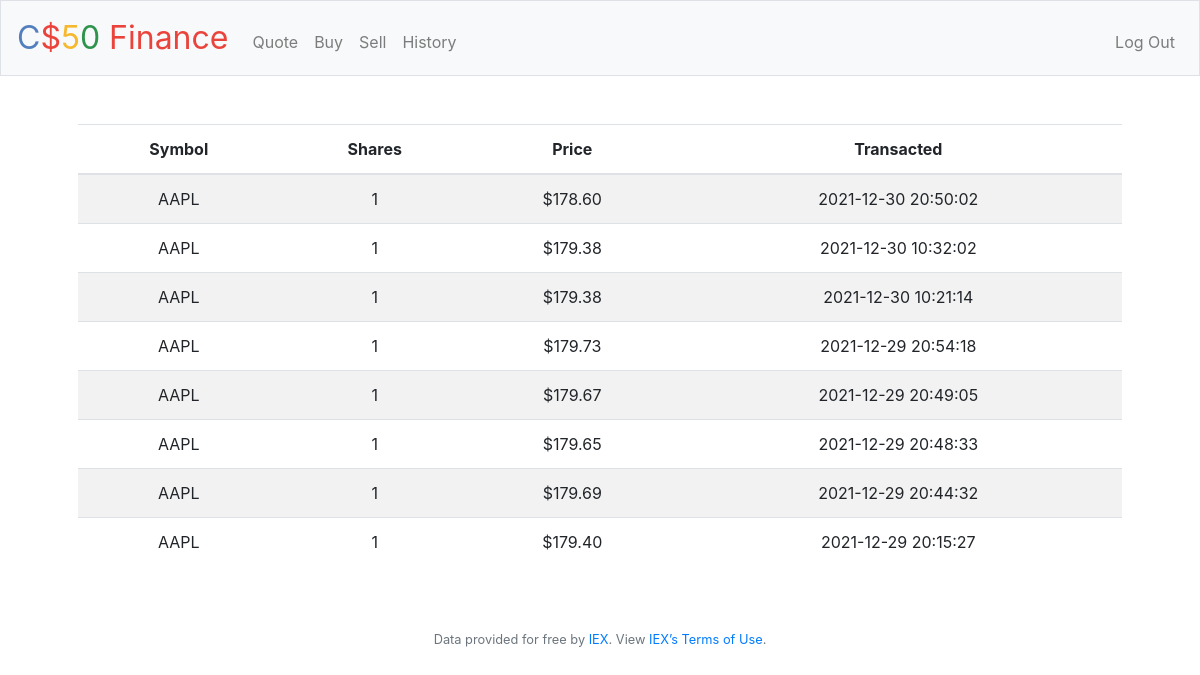
Screenshot of /history (signed in) with the database file from the repository.
### tables this page shows
CREATE TABLE purchase (
userId INT,
timestamp DATETIME,
symbol TEXT,
company TEXT,
shares INT,
cost DECIMAL);

### application.py (the view)
@app.route("/history")
@login_required
def history():
    user_id = session["user_id"]
    history = db.execute("SELECT timestamp, symbol, shares, cost FROM purchase UNION SELECT timestamp, symbol, shares, profit as cost FROM sales WHERE userId=? ORDER BY timestamp DESC;", user_id)
    return render_template("/history.html", history=history)

### application.py (called while the page is built)
@app.after_request
def after_request(response):
    response.headers["Cache-Control"] = "no-cache, no-store, must-revalidate"
    response.headers["Expires"] = 0
    response.headers["Pragma"] = "no-cache"
    return response

### helpers.py (called while the page is built)
def login_required(f):
    @wraps(f)
    def decorated_function(*args, **kwargs):
        if session.get("user_id") is None:
            return redirect("/login")
        return f(*args, **kwargs)
    return decorated_function

def usd(value):
    return f"${value:,.2f}"

### templates/history.html (shortened to what this page needs)
{% extends "layout.html" %}
{% block main %}
    <div>
        <table class="table table-striped">
            <thead>
                <tr>
                    <th>Symbol</th>
                    <th>Shares</th>
                    <th>Price</th>
                    <th>Transacted</th>
                </tr>
            </thead>
            <tbody>
                {% for event in history %}
                    <tr>
                        <td>{{ event.symbol }}</td>
                        <td>{{ event.shares }}</td>
                        <td>{{ (event.cost / event.shares) | usd }}</td>
                        <td>{{ event.timestamp }}</td>
                    </tr>
                {% endfor %}
            </tbody>
        </table>
    </div>
{% endblock %}

### rows the page displays
purchase: symbol "AAPL", shares "1", (event.cost/event.shares)|usd "$178.60", timestamp "2021-12-30 20:50:02"
purchase: symbol "AAPL", shares "1", (event.cost/event.shares)|usd "$179.38", timestamp "2021-12-30 10:32:02"
purchase: symbol "AAPL", shares "1", (event.cost/event.shares)|usd "$179.38", timestamp "2021-12-30 10:21:14"
purchase: symbol "AAPL", shares "1", (event.cost/event.shares)|usd "$179.73", timestamp "2021-12-29 20:54:18"
purchase: symbol "AAPL", shares "1", (event.cost/event.shares)|usd "$179.67", timestamp "2021-12-29 20:49:05"
purchase: symbol "AAPL", shares "1", (event.cost/event.shares)|usd "$179.65", timestamp "2021-12-29 20:48:33"
purchase: symbol "AAPL", shares "1", (event.cost/event.shares)|usd "$179.69", timestamp "2021-12-29 20:44:32"
purchase: symbol "AAPL", shares "1", (event.cost/event.shares)|usd "$179.40", timestamp "2021-12-29 20:15:27"
